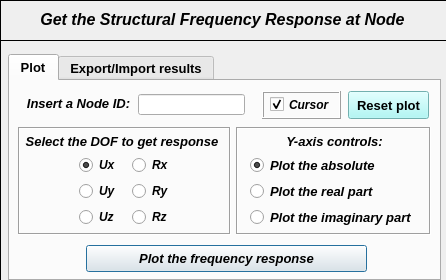
<?xml version="1.0" encoding="UTF-8"?>
<ui version="4.0">
 <class>Dialog</class>
 <widget class="QDialog" name="Dialog">
  <property name="windowModality">
   <enum>Qt::NonModal</enum>
  </property>
  <property name="geometry">
   <rect>
    <x>0</x>
    <y>0</y>
    <width>446</width>
    <height>280</height>
   </rect>
  </property>
  <property name="sizePolicy">
   <sizepolicy hsizetype="Fixed" vsizetype="Fixed">
    <horstretch>0</horstretch>
    <verstretch>0</verstretch>
   </sizepolicy>
  </property>
  <property name="minimumSize">
   <size>
    <width>446</width>
    <height>280</height>
   </size>
  </property>
  <property name="maximumSize">
   <size>
    <width>446</width>
    <height>280</height>
   </size>
  </property>
  <property name="contextMenuPolicy">
   <enum>Qt::DefaultContextMenu</enum>
  </property>
  <property name="windowTitle">
   <string>Plot frequency response</string>
  </property>
  <property name="windowIcon">
   <iconset>
    <normaloff>../../../../../../Downloads/load - Copia.png</normaloff>../../../../../../Downloads/load - Copia.png</iconset>
  </property>
  <property name="whatsThis">
   <string/>
  </property>
  <widget class="QWidget" name="widget" native="true">
   <property name="geometry">
    <rect>
     <x>0</x>
     <y>0</y>
     <width>451</width>
     <height>299</height>
    </rect>
   </property>
   <property name="font">
    <font>
     <kerning>true</kerning>
    </font>
   </property>
   <widget class="QFrame" name="frame">
    <property name="geometry">
     <rect>
      <x>0</x>
      <y>0</y>
      <width>449</width>
      <height>41</height>
     </rect>
    </property>
    <property name="frameShape">
     <enum>QFrame::Box</enum>
    </property>
    <property name="frameShadow">
     <enum>QFrame::Plain</enum>
    </property>
    <property name="lineWidth">
     <number>1</number>
    </property>
    <widget class="QLabel" name="label">
     <property name="geometry">
      <rect>
       <x>32</x>
       <y>10</y>
       <width>381</width>
       <height>19</height>
      </rect>
     </property>
     <property name="font">
      <font>
       <family>Arial</family>
       <pointsize>12</pointsize>
       <weight>75</weight>
       <italic>true</italic>
       <bold>true</bold>
      </font>
     </property>
     <property name="text">
      <string>Get the Structural Frequency Response at Node</string>
     </property>
     <property name="textFormat">
      <enum>Qt::AutoText</enum>
     </property>
     <property name="alignment">
      <set>Qt::AlignCenter</set>
     </property>
    </widget>
   </widget>
   <widget class="QFrame" name="frame_2">
    <property name="geometry">
     <rect>
      <x>0</x>
      <y>40</y>
      <width>449</width>
      <height>253</height>
     </rect>
    </property>
    <property name="frameShape">
     <enum>QFrame::Box</enum>
    </property>
    <property name="frameShadow">
     <enum>QFrame::Plain</enum>
    </property>
    <widget class="QTabWidget" name="tabWidget_plot_results">
     <property name="geometry">
      <rect>
       <x>8</x>
       <y>14</y>
       <width>433</width>
       <height>227</height>
      </rect>
     </property>
     <property name="minimumSize">
      <size>
       <width>433</width>
       <height>0</height>
      </size>
     </property>
     <property name="maximumSize">
      <size>
       <width>433</width>
       <height>16777215</height>
      </size>
     </property>
     <property name="font">
      <font>
       <family>Arial</family>
       <pointsize>10</pointsize>
       <weight>75</weight>
       <italic>false</italic>
       <bold>true</bold>
      </font>
     </property>
     <property name="currentIndex">
      <number>0</number>
     </property>
     <widget class="QWidget" name="tab_plot">
      <attribute name="title">
       <string>Plot</string>
      </attribute>
      <widget class="QPushButton" name="pushButton">
       <property name="geometry">
        <rect>
         <x>76</x>
         <y>164</y>
         <width>281</width>
         <height>27</height>
        </rect>
       </property>
       <property name="font">
        <font>
         <family>Arial</family>
         <pointsize>10</pointsize>
         <weight>75</weight>
         <italic>true</italic>
         <bold>true</bold>
        </font>
       </property>
       <property name="text">
        <string>Plot the frequency response</string>
       </property>
      </widget>
      <widget class="QWidget" name="verticalLayoutWidget_2">
       <property name="geometry">
        <rect>
         <x>128</x>
         <y>12</y>
         <width>107</width>
         <height>23</height>
        </rect>
       </property>
       <layout class="QVBoxLayout" name="verticalLayout_2">
        <item>
         <widget class="QLineEdit" name="lineEdit_nodeID">
          <property name="minimumSize">
           <size>
            <width>0</width>
            <height>21</height>
           </size>
          </property>
          <property name="maximumSize">
           <size>
            <width>16777215</width>
            <height>21</height>
           </size>
          </property>
          <property name="font">
           <font>
            <family>Arial</family>
            <pointsize>10</pointsize>
            <weight>75</weight>
            <italic>true</italic>
            <bold>true</bold>
           </font>
          </property>
          <property name="text">
           <string/>
          </property>
          <property name="alignment">
           <set>Qt::AlignCenter</set>
          </property>
         </widget>
        </item>
       </layout>
      </widget>
      <widget class="QToolButton" name="toolButton_ResetPlot">
       <property name="geometry">
        <rect>
         <x>338</x>
         <y>10</y>
         <width>81</width>
         <height>28</height>
        </rect>
       </property>
       <property name="font">
        <font>
         <pointsize>10</pointsize>
         <weight>75</weight>
         <bold>true</bold>
        </font>
       </property>
       <property name="styleSheet">
        <string notr="true">background-color: rgb(159, 247, 245);</string>
       </property>
       <property name="text">
        <string>Reset plot</string>
       </property>
      </widget>
      <widget class="QFrame" name="frame_4">
       <property name="geometry">
        <rect>
         <x>226</x>
         <y>46</y>
         <width>195</width>
         <height>108</height>
        </rect>
       </property>
       <property name="minimumSize">
        <size>
         <width>0</width>
         <height>108</height>
        </size>
       </property>
       <property name="maximumSize">
        <size>
         <width>16777215</width>
         <height>108</height>
        </size>
       </property>
       <property name="sizeIncrement">
        <size>
         <width>0</width>
         <height>110</height>
        </size>
       </property>
       <property name="frameShape">
        <enum>QFrame::Box</enum>
       </property>
       <property name="frameShadow">
        <enum>QFrame::Sunken</enum>
       </property>
       <widget class="QWidget" name="verticalLayoutWidget_10">
        <property name="geometry">
         <rect>
          <x>14</x>
          <y>28</y>
          <width>167</width>
          <height>74</height>
         </rect>
        </property>
        <layout class="QVBoxLayout" name="verticalLayout_10">
         <item>
          <widget class="QRadioButton" name="radioButton_plotAbs">
           <property name="maximumSize">
            <size>
             <width>170</width>
             <height>20</height>
            </size>
           </property>
           <property name="font">
            <font>
             <family>Arial</family>
             <pointsize>10</pointsize>
             <weight>75</weight>
             <italic>true</italic>
             <bold>true</bold>
            </font>
           </property>
           <property name="text">
            <string>Plot the absolute</string>
           </property>
           <property name="iconSize">
            <size>
             <width>30</width>
             <height>30</height>
            </size>
           </property>
           <property name="checked">
            <bool>true</bool>
           </property>
          </widget>
         </item>
         <item>
          <widget class="QRadioButton" name="radioButton_plotReal">
           <property name="maximumSize">
            <size>
             <width>170</width>
             <height>20</height>
            </size>
           </property>
           <property name="font">
            <font>
             <family>Arial</family>
             <pointsize>10</pointsize>
             <weight>75</weight>
             <italic>true</italic>
             <bold>true</bold>
            </font>
           </property>
           <property name="text">
            <string>Plot the real part</string>
           </property>
          </widget>
         </item>
         <item>
          <widget class="QRadioButton" name="radioButton_plotImag">
           <property name="maximumSize">
            <size>
             <width>170</width>
             <height>20</height>
            </size>
           </property>
           <property name="font">
            <font>
             <family>Arial</family>
             <pointsize>10</pointsize>
             <weight>75</weight>
             <italic>true</italic>
             <bold>true</bold>
            </font>
           </property>
           <property name="text">
            <string>Plot the imaginary part</string>
           </property>
          </widget>
         </item>
        </layout>
       </widget>
       <widget class="QLabel" name="label_8">
        <property name="enabled">
         <bool>true</bool>
        </property>
        <property name="geometry">
         <rect>
          <x>16</x>
          <y>4</y>
          <width>165</width>
          <height>21</height>
         </rect>
        </property>
        <property name="sizePolicy">
         <sizepolicy hsizetype="Preferred" vsizetype="Expanding">
          <horstretch>0</horstretch>
          <verstretch>0</verstretch>
         </sizepolicy>
        </property>
        <property name="minimumSize">
         <size>
          <width>120</width>
          <height>21</height>
         </size>
        </property>
        <property name="maximumSize">
         <size>
          <width>200</width>
          <height>60</height>
         </size>
        </property>
        <property name="font">
         <font>
          <family>Arial</family>
          <pointsize>10</pointsize>
          <weight>75</weight>
          <italic>true</italic>
          <bold>true</bold>
         </font>
        </property>
        <property name="text">
         <string>&lt;!DOCTYPE HTML PUBLIC &quot;-//W3C//DTD HTML 4.0//EN&quot; &quot;http://www.w3.org/TR/REC-html40/strict.dtd&quot;&gt;
&lt;html&gt;&lt;head&gt;&lt;meta name=&quot;qrichtext&quot; content=&quot;1&quot; /&gt;&lt;style type=&quot;text/css&quot;&gt;
p, li { white-space: pre-wrap; }
&lt;/style&gt;&lt;/head&gt;&lt;body style=&quot; font-family:'Arial'; font-size:10pt; font-weight:600; font-style:italic;&quot;&gt;
&lt;p align=&quot;center&quot; style=&quot; margin-top:12px; margin-bottom:12px; margin-left:0px; margin-right:0px; -qt-block-indent:0; text-indent:0px;&quot;&gt;Y-axis controls:&lt;/p&gt;&lt;/body&gt;&lt;/html&gt;</string>
        </property>
        <property name="textFormat">
         <enum>Qt::AutoText</enum>
        </property>
        <property name="scaledContents">
         <bool>false</bool>
        </property>
        <property name="alignment">
         <set>Qt::AlignCenter</set>
        </property>
        <property name="wordWrap">
         <bool>false</bool>
        </property>
        <property name="indent">
         <number>0</number>
        </property>
       </widget>
      </widget>
      <widget class="QFrame" name="frame_5">
       <property name="geometry">
        <rect>
         <x>8</x>
         <y>46</y>
         <width>213</width>
         <height>108</height>
        </rect>
       </property>
       <property name="minimumSize">
        <size>
         <width>0</width>
         <height>108</height>
        </size>
       </property>
       <property name="maximumSize">
        <size>
         <width>16777215</width>
         <height>108</height>
        </size>
       </property>
       <property name="frameShape">
        <enum>QFrame::Box</enum>
       </property>
       <property name="frameShadow">
        <enum>QFrame::Sunken</enum>
       </property>
       <widget class="QLabel" name="label_3">
        <property name="enabled">
         <bool>true</bool>
        </property>
        <property name="geometry">
         <rect>
          <x>4</x>
          <y>4</y>
          <width>200</width>
          <height>21</height>
         </rect>
        </property>
        <property name="sizePolicy">
         <sizepolicy hsizetype="Preferred" vsizetype="Expanding">
          <horstretch>0</horstretch>
          <verstretch>0</verstretch>
         </sizepolicy>
        </property>
        <property name="minimumSize">
         <size>
          <width>120</width>
          <height>21</height>
         </size>
        </property>
        <property name="maximumSize">
         <size>
          <width>200</width>
          <height>60</height>
         </size>
        </property>
        <property name="font">
         <font>
          <family>Arial</family>
          <pointsize>10</pointsize>
          <weight>75</weight>
          <italic>true</italic>
          <bold>true</bold>
         </font>
        </property>
        <property name="text">
         <string>&lt;!DOCTYPE HTML PUBLIC &quot;-//W3C//DTD HTML 4.0//EN&quot; &quot;http://www.w3.org/TR/REC-html40/strict.dtd&quot;&gt;
&lt;html&gt;&lt;head&gt;&lt;meta name=&quot;qrichtext&quot; content=&quot;1&quot; /&gt;&lt;style type=&quot;text/css&quot;&gt;
p, li { white-space: pre-wrap; }
&lt;/style&gt;&lt;/head&gt;&lt;body style=&quot; font-family:'Arial'; font-size:10pt; font-weight:600; font-style:italic;&quot;&gt;
&lt;p align=&quot;center&quot; style=&quot; margin-top:12px; margin-bottom:12px; margin-left:0px; margin-right:0px; -qt-block-indent:0; text-indent:0px;&quot;&gt;Select the DOF to get response&lt;/p&gt;&lt;/body&gt;&lt;/html&gt;</string>
        </property>
        <property name="textFormat">
         <enum>Qt::AutoText</enum>
        </property>
        <property name="scaledContents">
         <bool>false</bool>
        </property>
        <property name="alignment">
         <set>Qt::AlignCenter</set>
        </property>
        <property name="wordWrap">
         <bool>false</bool>
        </property>
        <property name="indent">
         <number>0</number>
        </property>
       </widget>
       <widget class="QWidget" name="gridLayoutWidget">
        <property name="geometry">
         <rect>
          <x>54</x>
          <y>28</y>
          <width>107</width>
          <height>73</height>
         </rect>
        </property>
        <layout class="QGridLayout" name="gridLayout">
         <item row="2" column="0">
          <widget class="QRadioButton" name="radioButton_uz">
           <property name="maximumSize">
            <size>
             <width>40</width>
             <height>16777215</height>
            </size>
           </property>
           <property name="font">
            <font>
             <family>Arial</family>
             <pointsize>9</pointsize>
             <weight>75</weight>
             <italic>true</italic>
             <bold>true</bold>
            </font>
           </property>
           <property name="text">
            <string>Uz</string>
           </property>
           <property name="checked">
            <bool>false</bool>
           </property>
          </widget>
         </item>
         <item row="1" column="0">
          <widget class="QRadioButton" name="radioButton_uy">
           <property name="maximumSize">
            <size>
             <width>40</width>
             <height>16777215</height>
            </size>
           </property>
           <property name="font">
            <font>
             <family>Arial</family>
             <pointsize>9</pointsize>
             <weight>75</weight>
             <italic>true</italic>
             <bold>true</bold>
            </font>
           </property>
           <property name="text">
            <string>Uy</string>
           </property>
           <property name="checked">
            <bool>false</bool>
           </property>
          </widget>
         </item>
         <item row="0" column="0">
          <widget class="QRadioButton" name="radioButton_ux">
           <property name="maximumSize">
            <size>
             <width>40</width>
             <height>16777215</height>
            </size>
           </property>
           <property name="font">
            <font>
             <family>Arial</family>
             <pointsize>9</pointsize>
             <weight>75</weight>
             <italic>true</italic>
             <bold>true</bold>
            </font>
           </property>
           <property name="text">
            <string>Ux</string>
           </property>
           <property name="checked">
            <bool>true</bool>
           </property>
          </widget>
         </item>
         <item row="2" column="1">
          <widget class="QRadioButton" name="radioButton_rz">
           <property name="maximumSize">
            <size>
             <width>40</width>
             <height>16777215</height>
            </size>
           </property>
           <property name="font">
            <font>
             <family>Arial</family>
             <pointsize>9</pointsize>
             <weight>75</weight>
             <italic>true</italic>
             <bold>true</bold>
            </font>
           </property>
           <property name="text">
            <string>Rz</string>
           </property>
           <property name="checked">
            <bool>false</bool>
           </property>
          </widget>
         </item>
         <item row="1" column="1">
          <widget class="QRadioButton" name="radioButton_ry">
           <property name="maximumSize">
            <size>
             <width>40</width>
             <height>16777215</height>
            </size>
           </property>
           <property name="font">
            <font>
             <family>Arial</family>
             <pointsize>9</pointsize>
             <weight>75</weight>
             <italic>true</italic>
             <bold>true</bold>
            </font>
           </property>
           <property name="text">
            <string>Ry</string>
           </property>
           <property name="checked">
            <bool>false</bool>
           </property>
          </widget>
         </item>
         <item row="0" column="1">
          <widget class="QRadioButton" name="radioButton_rx">
           <property name="maximumSize">
            <size>
             <width>40</width>
             <height>16777215</height>
            </size>
           </property>
           <property name="font">
            <font>
             <family>Arial</family>
             <pointsize>9</pointsize>
             <weight>75</weight>
             <italic>true</italic>
             <bold>true</bold>
            </font>
           </property>
           <property name="text">
            <string>Rx</string>
           </property>
           <property name="checked">
            <bool>false</bool>
           </property>
          </widget>
         </item>
        </layout>
       </widget>
      </widget>
      <widget class="QFrame" name="frame_6">
       <property name="geometry">
        <rect>
         <x>252</x>
         <y>10</y>
         <width>79</width>
         <height>28</height>
        </rect>
       </property>
       <property name="minimumSize">
        <size>
         <width>0</width>
         <height>28</height>
        </size>
       </property>
       <property name="maximumSize">
        <size>
         <width>16777215</width>
         <height>29</height>
        </size>
       </property>
       <property name="sizeIncrement">
        <size>
         <width>0</width>
         <height>110</height>
        </size>
       </property>
       <property name="frameShape">
        <enum>QFrame::Box</enum>
       </property>
       <property name="frameShadow">
        <enum>QFrame::Raised</enum>
       </property>
       <widget class="QCheckBox" name="checkBox_cursor">
        <property name="geometry">
         <rect>
          <x>8</x>
          <y>4</y>
          <width>67</width>
          <height>19</height>
         </rect>
        </property>
        <property name="font">
         <font>
          <family>Arial</family>
          <pointsize>9</pointsize>
          <weight>75</weight>
          <italic>true</italic>
          <bold>true</bold>
         </font>
        </property>
        <property name="text">
         <string>Cursor</string>
        </property>
        <property name="checked">
         <bool>true</bool>
        </property>
       </widget>
      </widget>
      <widget class="QLabel" name="label_2">
       <property name="geometry">
        <rect>
         <x>12</x>
         <y>12</y>
         <width>113</width>
         <height>21</height>
        </rect>
       </property>
       <property name="minimumSize">
        <size>
         <width>0</width>
         <height>21</height>
        </size>
       </property>
       <property name="maximumSize">
        <size>
         <width>16777215</width>
         <height>21</height>
        </size>
       </property>
       <property name="font">
        <font>
         <family>Arial</family>
         <pointsize>10</pointsize>
         <weight>75</weight>
         <italic>true</italic>
         <bold>true</bold>
        </font>
       </property>
       <property name="text">
        <string>Insert a Node ID:</string>
       </property>
       <property name="alignment">
        <set>Qt::AlignCenter</set>
       </property>
      </widget>
     </widget>
     <widget class="QWidget" name="tab_export_import">
      <attribute name="title">
       <string>Export/Import results</string>
      </attribute>
      <widget class="QTabWidget" name="tabWidget_2">
       <property name="geometry">
        <rect>
         <x>6</x>
         <y>8</y>
         <width>417</width>
         <height>179</height>
        </rect>
       </property>
       <property name="font">
        <font>
         <family>Arial</family>
         <pointsize>10</pointsize>
         <weight>75</weight>
         <italic>true</italic>
         <bold>true</bold>
        </font>
       </property>
       <property name="currentIndex">
        <number>0</number>
       </property>
       <widget class="QWidget" name="tab_3">
        <attribute name="title">
         <string>Export</string>
        </attribute>
        <widget class="QWidget" name="verticalLayoutWidget_8">
         <property name="geometry">
          <rect>
           <x>344</x>
           <y>82</y>
           <width>60</width>
           <height>27</height>
          </rect>
         </property>
         <layout class="QVBoxLayout" name="verticalLayout_8">
          <item>
           <widget class="QToolButton" name="toolButton_ChooseFolderExport">
            <property name="maximumSize">
             <size>
              <width>100</width>
              <height>16777215</height>
             </size>
            </property>
            <property name="font">
             <font>
              <family>Arial</family>
              <pointsize>10</pointsize>
              <weight>75</weight>
              <italic>true</italic>
              <bold>true</bold>
             </font>
            </property>
            <property name="text">
             <string>Search</string>
            </property>
           </widget>
          </item>
         </layout>
        </widget>
        <widget class="QWidget" name="verticalLayoutWidget_3">
         <property name="geometry">
          <rect>
           <x>4</x>
           <y>82</y>
           <width>117</width>
           <height>27</height>
          </rect>
         </property>
         <layout class="QVBoxLayout" name="verticalLayout_3">
          <item>
           <widget class="QLabel" name="label_5">
            <property name="minimumSize">
             <size>
              <width>85</width>
              <height>20</height>
             </size>
            </property>
            <property name="maximumSize">
             <size>
              <width>200</width>
              <height>20</height>
             </size>
            </property>
            <property name="font">
             <font>
              <family>Arial</family>
              <pointsize>10</pointsize>
              <weight>75</weight>
              <italic>true</italic>
              <bold>true</bold>
             </font>
            </property>
            <property name="text">
             <string>Choose a folder:</string>
            </property>
            <property name="alignment">
             <set>Qt::AlignCenter</set>
            </property>
           </widget>
          </item>
         </layout>
        </widget>
        <widget class="QWidget" name="verticalLayoutWidget_7">
         <property name="geometry">
          <rect>
           <x>120</x>
           <y>82</y>
           <width>223</width>
           <height>27</height>
          </rect>
         </property>
         <layout class="QVBoxLayout" name="verticalLayout_7">
          <item>
           <widget class="QLineEdit" name="lineEdit_SaveResultsPath">
            <property name="font">
             <font>
              <pointsize>8</pointsize>
              <weight>50</weight>
              <italic>false</italic>
              <bold>false</bold>
             </font>
            </property>
            <property name="layoutDirection">
             <enum>Qt::LeftToRight</enum>
            </property>
            <property name="alignment">
             <set>Qt::AlignCenter</set>
            </property>
           </widget>
          </item>
         </layout>
        </widget>
        <widget class="QWidget" name="verticalLayoutWidget_4">
         <property name="geometry">
          <rect>
           <x>20</x>
           <y>42</y>
           <width>102</width>
           <height>27</height>
          </rect>
         </property>
         <layout class="QVBoxLayout" name="verticalLayout_4">
          <item>
           <widget class="QLabel" name="label_6">
            <property name="minimumSize">
             <size>
              <width>100</width>
              <height>20</height>
             </size>
            </property>
            <property name="maximumSize">
             <size>
              <width>90</width>
              <height>20</height>
             </size>
            </property>
            <property name="font">
             <font>
              <family>Arial</family>
              <pointsize>10</pointsize>
              <weight>75</weight>
              <italic>true</italic>
              <bold>true</bold>
             </font>
            </property>
            <property name="text">
             <string>Insert a name:</string>
            </property>
            <property name="scaledContents">
             <bool>false</bool>
            </property>
            <property name="alignment">
             <set>Qt::AlignCenter</set>
            </property>
           </widget>
          </item>
         </layout>
        </widget>
        <widget class="QWidget" name="verticalLayoutWidget_16">
         <property name="geometry">
          <rect>
           <x>120</x>
           <y>42</y>
           <width>223</width>
           <height>27</height>
          </rect>
         </property>
         <layout class="QVBoxLayout" name="verticalLayout_16">
          <item>
           <widget class="QLineEdit" name="lineEdit_FileName">
            <property name="font">
             <font>
              <pointsize>8</pointsize>
              <weight>50</weight>
              <italic>false</italic>
              <bold>false</bold>
             </font>
            </property>
            <property name="layoutDirection">
             <enum>Qt::LeftToRight</enum>
            </property>
            <property name="text">
             <string/>
            </property>
            <property name="alignment">
             <set>Qt::AlignCenter</set>
            </property>
           </widget>
          </item>
         </layout>
        </widget>
        <widget class="QWidget" name="verticalLayoutWidget_17">
         <property name="geometry">
          <rect>
           <x>160</x>
           <y>116</y>
           <width>102</width>
           <height>27</height>
          </rect>
         </property>
         <layout class="QVBoxLayout" name="verticalLayout_17">
          <item>
           <widget class="QToolButton" name="toolButton_ExportResults">
            <property name="maximumSize">
             <size>
              <width>100</width>
              <height>16777215</height>
             </size>
            </property>
            <property name="font">
             <font>
              <family>Arial</family>
              <pointsize>10</pointsize>
              <weight>75</weight>
              <italic>true</italic>
              <bold>true</bold>
             </font>
            </property>
            <property name="text">
             <string>Export results</string>
            </property>
           </widget>
          </item>
         </layout>
        </widget>
        <widget class="QWidget" name="horizontalLayoutWidget">
         <property name="geometry">
          <rect>
           <x>36</x>
           <y>8</y>
           <width>343</width>
           <height>27</height>
          </rect>
         </property>
         <layout class="QHBoxLayout" name="horizontalLayout">
          <item>
           <layout class="QVBoxLayout" name="verticalLayout_11">
            <item>
             <widget class="QLabel" name="label_7">
              <property name="minimumSize">
               <size>
                <width>100</width>
                <height>20</height>
               </size>
              </property>
              <property name="maximumSize">
               <size>
                <width>90</width>
                <height>20</height>
               </size>
              </property>
              <property name="font">
               <font>
                <family>Arial</family>
                <pointsize>10</pointsize>
                <weight>75</weight>
                <italic>true</italic>
                <bold>true</bold>
               </font>
              </property>
              <property name="text">
               <string>Data to save:</string>
              </property>
              <property name="scaledContents">
               <bool>false</bool>
              </property>
              <property name="alignment">
               <set>Qt::AlignCenter</set>
              </property>
             </widget>
            </item>
           </layout>
          </item>
          <item>
           <widget class="QRadioButton" name="radioButton_Absolute">
            <property name="text">
             <string>Absolute</string>
            </property>
            <property name="checked">
             <bool>true</bool>
            </property>
           </widget>
          </item>
          <item>
           <widget class="QRadioButton" name="radioButton_Real_Imaginary">
            <property name="text">
             <string>Real / Imaginary</string>
            </property>
            <property name="checked">
             <bool>false</bool>
            </property>
           </widget>
          </item>
         </layout>
        </widget>
       </widget>
       <widget class="QWidget" name="tab_4">
        <attribute name="title">
         <string>Import</string>
        </attribute>
        <widget class="QWidget" name="verticalLayoutWidget_6">
         <property name="geometry">
          <rect>
           <x>334</x>
           <y>28</y>
           <width>62</width>
           <height>27</height>
          </rect>
         </property>
         <layout class="QVBoxLayout" name="verticalLayout_6">
          <item>
           <widget class="QToolButton" name="toolButton_ChooseFolderImport">
            <property name="maximumSize">
             <size>
              <width>60</width>
              <height>16777215</height>
             </size>
            </property>
            <property name="font">
             <font>
              <family>Arial</family>
              <pointsize>10</pointsize>
              <weight>75</weight>
              <italic>true</italic>
              <bold>true</bold>
             </font>
            </property>
            <property name="text">
             <string>Search</string>
            </property>
           </widget>
          </item>
         </layout>
        </widget>
        <widget class="QWidget" name="verticalLayoutWidget_5">
         <property name="geometry">
          <rect>
           <x>102</x>
           <y>28</y>
           <width>231</width>
           <height>27</height>
          </rect>
         </property>
         <layout class="QVBoxLayout" name="verticalLayout_5">
          <item>
           <widget class="QLineEdit" name="lineEdit_ImportResultsPath">
            <property name="font">
             <font>
              <pointsize>7</pointsize>
              <weight>50</weight>
              <italic>false</italic>
              <bold>false</bold>
             </font>
            </property>
            <property name="layoutDirection">
             <enum>Qt::LeftToRight</enum>
            </property>
            <property name="alignment">
             <set>Qt::AlignCenter</set>
            </property>
           </widget>
          </item>
         </layout>
        </widget>
        <widget class="QWidget" name="verticalLayoutWidget_9">
         <property name="geometry">
          <rect>
           <x>10</x>
           <y>28</y>
           <width>93</width>
           <height>27</height>
          </rect>
         </property>
         <layout class="QVBoxLayout" name="verticalLayout_9">
          <item>
           <widget class="QLabel" name="label_4">
            <property name="minimumSize">
             <size>
              <width>85</width>
              <height>20</height>
             </size>
            </property>
            <property name="maximumSize">
             <size>
              <width>90</width>
              <height>20</height>
             </size>
            </property>
            <property name="font">
             <font>
              <family>Arial</family>
              <pointsize>10</pointsize>
              <weight>75</weight>
              <italic>true</italic>
              <bold>true</bold>
             </font>
            </property>
            <property name="text">
             <string>Load results:</string>
            </property>
            <property name="alignment">
             <set>Qt::AlignCenter</set>
            </property>
           </widget>
          </item>
         </layout>
        </widget>
        <widget class="QPushButton" name="pushButton_AddImportedPlot">
         <property name="geometry">
          <rect>
           <x>62</x>
           <y>106</y>
           <width>281</width>
           <height>33</height>
          </rect>
         </property>
         <property name="font">
          <font>
           <family>Arial</family>
           <pointsize>10</pointsize>
           <weight>75</weight>
           <italic>true</italic>
           <bold>true</bold>
          </font>
         </property>
         <property name="text">
          <string>Add imported results to the main plot</string>
         </property>
        </widget>
        <widget class="QLabel" name="label_9">
         <property name="geometry">
          <rect>
           <x>106</x>
           <y>68</y>
           <width>140</width>
           <height>20</height>
          </rect>
         </property>
         <property name="minimumSize">
          <size>
           <width>85</width>
           <height>20</height>
          </size>
         </property>
         <property name="maximumSize">
          <size>
           <width>140</width>
           <height>20</height>
          </size>
         </property>
         <property name="font">
          <font>
           <family>Arial</family>
           <pointsize>10</pointsize>
           <weight>75</weight>
           <italic>true</italic>
           <bold>true</bold>
          </font>
         </property>
         <property name="text">
          <string>Header rows to skip:</string>
         </property>
         <property name="alignment">
          <set>Qt::AlignCenter</set>
         </property>
        </widget>
        <widget class="QSpinBox" name="spinBox">
         <property name="geometry">
          <rect>
           <x>248</x>
           <y>68</y>
           <width>42</width>
           <height>22</height>
          </rect>
         </property>
         <property name="maximum">
          <number>10</number>
         </property>
        </widget>
       </widget>
      </widget>
     </widget>
    </widget>
   </widget>
  </widget>
 </widget>
 <resources/>
 <connections/>
</ui>
